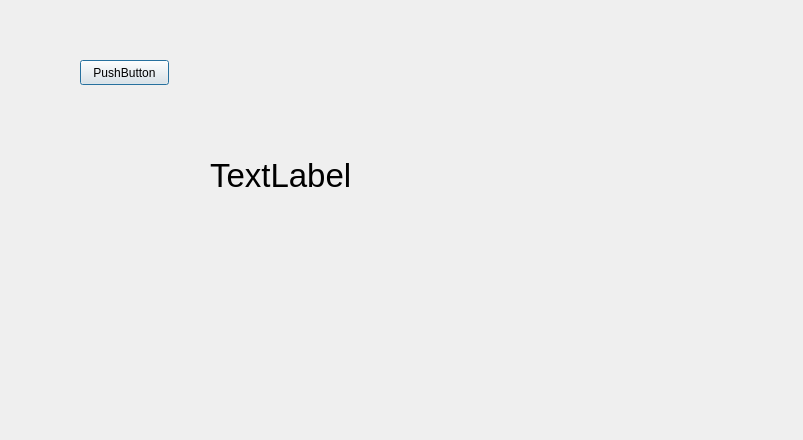
<?xml version="1.0" encoding="UTF-8"?>
<ui version="4.0">
 <class>Dialog</class>
 <widget class="QDialog" name="Dialog">
  <property name="geometry">
   <rect>
    <x>0</x>
    <y>0</y>
    <width>803</width>
    <height>440</height>
   </rect>
  </property>
  <property name="windowTitle">
   <string>Dialog</string>
  </property>
  <widget class="QPushButton" name="pushButton">
   <property name="geometry">
    <rect>
     <x>80</x>
     <y>60</y>
     <width>89</width>
     <height>25</height>
    </rect>
   </property>
   <property name="text">
    <string>PushButton</string>
   </property>
  </widget>
  <widget class="QLabel" name="label">
   <property name="geometry">
    <rect>
     <x>210</x>
     <y>100</y>
     <width>361</width>
     <height>151</height>
    </rect>
   </property>
   <property name="font">
    <font>
     <pointsize>25</pointsize>
    </font>
   </property>
   <property name="text">
    <string>TextLabel</string>
   </property>
  </widget>
 </widget>
 <resources/>
 <connections/>
</ui>
